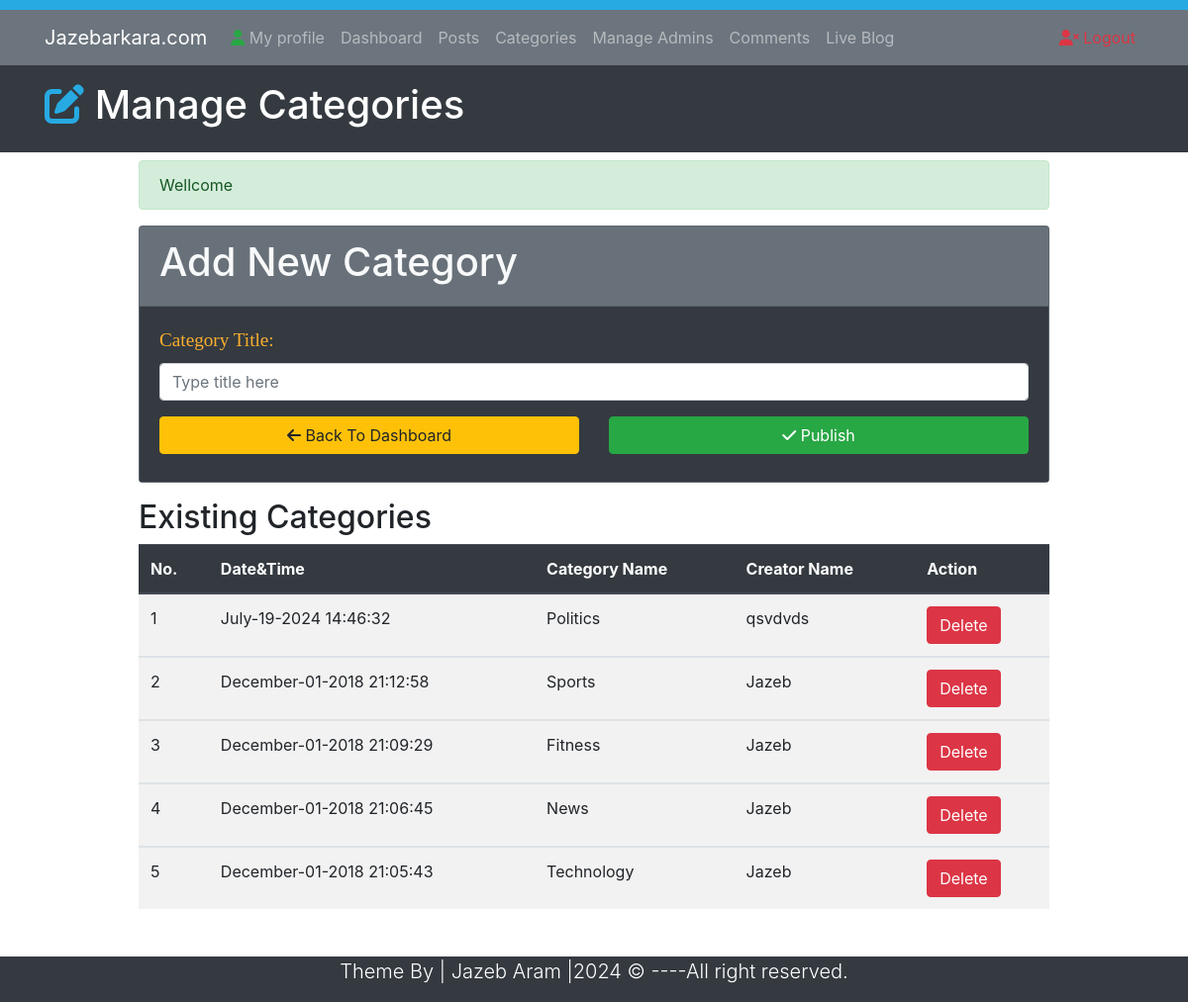
The app's page /Categories.php (signed in) with its own data.
### tables this page shows
CREATE TABLE `category` (
  `id` int(10) NOT NULL,
  `title` varchar(50) NOT NULL,
  `author` varchar(50) NOT NULL,
  `datetime` varchar(50) NOT NULL
);

### Categories.php (the view, shortened to what this page needs)
<?php require_once("Includes/DB.php");?>
<?php require_once("Includes/Sessions.php"); ?>
<!DOCTYPE html>
<html lang="en">
<head>
    <link rel="stylesheet" href="https://cdn.jsdelivr.net/npm/bootstrap@4.2.1/dist/css/bootstrap.min.css">
    <link rel="stylesheet" href="Css/style.css">
</head>
<body>
    <div style="height: 10px; background: #27aae2;"></div>
    <nav class="navbar navbar-expand-lg  navbar-dark bg-secondary">
        <div class="container" >
            <a href="#" class="navbar-brand">Jazebarkara.com</a>
            <div class="collapse navbar-collapse" id="navbarcollapseCMS">
            <ul class="navbar-nav mr-auto">
                <li class="nav-item">
                    <a href="My profile.php" class="nav-link"><i class="fa-solid fa-user text-success"></i> My profile</a>
                </li>
                <li class="nav-item">
                    <a href="Dashboard.php" class="nav-link">Dashboard</a>
                </li>
                <li class="nav-item">
                    <a href="Posts.php" class="nav-link">Posts</a>
                </li>
                <li class="nav-item">
                    <a href="Categories.php" class="nav-link">Categories</a>
                </li>
                <li class="nav-item">
                    <a href="Admins.php" class="nav-link">Manage Admins</a>
                </li>
                <li class="nav-item">
                    <a href="Comments.php" class="nav-link">Comments</a>
                </li>
                <li class="nav-item">
                    <a href="Blog.php?page=1" class="nav-link">Live Blog</a>
                </li>
            </ul>
            <ul class="navbar-nav ml-auto">
                <li class="nav-item"><a href="logout.php" class="nav-link text-danger"><i class="fas fa-user-times "></i> Logout</a></li>
            </ul>
            </div>
        </div>
    </nav>
    <header class="bg-dark text-white py-3">
        <div class="container">
            <div class="row">
                <div class="col-md-12">
                    <h1><i class="fas fa-edit" style="color:#27aae2;"></i> Manage Categories</h1>
                </div>
            </div>
        </div>
    </header>
    <section class="container py-2 mb-4">
    <div class="row">
        <div class="offset-lg-1 col-lg-10" style="min-height: 400px;">
            <?php echo ErrorMessage();
                  echo SuccessMessage();
            ?>
            <form class="" action="Categories.php" method="post">
                <div class="card bg-secondary text-light mb-3">
                    <div class="card-header">
                        <h1>Add New Category</h1>
                    </div>
                    <div class="card-body bg-dark">
                        <div class="form-group">
                            <label for="title"><span class="FieldInfo">Category Title:</span></label>
                            <input class="form-control" type="text" name="CategoryTitle" id="title" placeholder="Type title here" value="">
                        </div>
                        <div class="row">
                            <div class="col-lg-6 mb-2">
                                <a href="Dashboard.php" class="btn btn-warning btn-block"><i class="fas fa-arrow-left"></i> Back To Dashboard</a>
                            </div>
                            <div class="col-lg-6 mb-2">
                                <button type="submit" name="Submit" class="btn btn-success btn-block"><i class="fas fa-check"></i> Publish</button>
                            </div>
                        </div>
                    </div>
                </div>
            </form>
            <h2>Existing Categories</h2>
                <table class="table table-striped table-hover">
                    <thead class="thead-dark">
                        <tr>
                            <th>No.</th>
                            <th>Date&Time</th>
                            <th>Category Name</th>
                            <th>Creator Name</th>
                            <th>Action</th>
                        </tr>
                    </thead>
                    <?php
                    $sql = "SELECT * FROM category  ORDER BY id DESC";
                    $Execute = $ConnectingDB->query($sql);
                    $SrNo = 0;
                    while ($DataRows = $Execute->fetch()) {
                        $CategoryId = $DataRows["id"];
                        $CategoryDate = $DataRows["datetime"];
                        $CategoryName = $DataRows["title"];
                        $CreatorName = $DataRows["author"];
                        $SrNo++;
                    ?>
                    <tbody>
                        <tr>
                            <td><?php echo $SrNo; ?></td>
                            <td><?php echo $CategoryDate ?></td>
                            <td><?php echo $CategoryName; ?></td>
                            <td><?php echo $CreatorName; ?></td>
                            <td><a href="DeleteCategory.php?id=<?php echo $CategoryId; ?>" class="btn btn-danger">Delete</a></td>
                        </tr>
                    </tbody>
                    <?php } ?>
                </table>
        </div>
    </div>
</section>
        <footer class="bg-dark text-white">
            <div class="container">
                <div class="row">
                    <div class="col">
                        <p class="lead text-center">Theme By | Jazeb Aram |<span id="year"></span> &copy; ----All right reserved.</p>
                </div>
                </div>
            </div>
        </footer>
</body>
</html>

### Css/style.css (style rules this page uses)
.FieldInfo { color: rgb(251, 174, 44); font-family: Bitter, Georgia, "Times New Roman", Times, serif; font-size: 1.2em; }

### records on screen
category: datetime "July-19-2024 14:46:32", title "Politics", author "qsvdvds"
category: datetime "December-01-2018 21:12:58", title "Sports", author "Jazeb"
category: datetime "December-01-2018 21:09:29", title "Fitness", author "Jazeb"
category: datetime "December-01-2018 21:06:45", title "News", author "Jazeb"
category: datetime "December-01-2018 21:05:43", title "Technology", author "Jazeb"

### other values on screen
SuccessMessage() "Wellcome"
